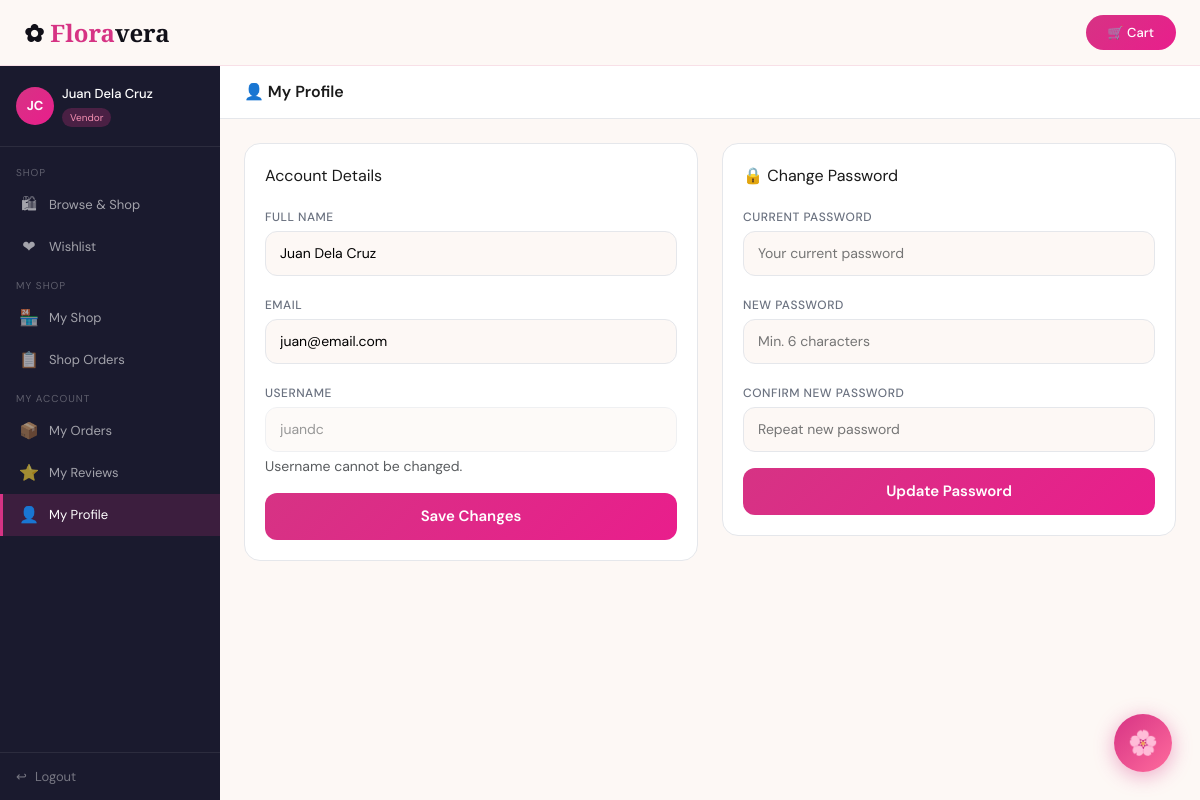
The app's page /customer/profile.php (signed in) with its own data.
### tables this page shows
CREATE TABLE `users` (
  `id` int(11) NOT NULL,
  `fullname` varchar(100) NOT NULL,
  `email` varchar(150) NOT NULL,
  `username` varchar(80) NOT NULL,
  `password` varchar(255) NOT NULL,
  `role` enum('admin','seller','customer') NOT NULL DEFAULT 'customer',
  `created_at` timestamp NOT NULL DEFAULT current_timestamp()
);

### customer/profile.php (the view, shortened to what this page needs)
<?php
include '../dbconnect.php';
$uid=(int)$_SESSION['user_id'];
$user=$conn->query("SELECT * FROM users WHERE id=$uid")->fetch_assoc();
?>
<!DOCTYPE html>
<html lang="en">
<head>
<link href="https://cdn.jsdelivr.net/npm/bootstrap@5.3.0/dist/css/bootstrap.min.css" rel="stylesheet">
<link href="../style.css" rel="stylesheet">
</head>
<body>
<nav class="fv-navbar navbar fixed-top px-4 d-flex align-items-center justify-content-between">
  <a class="fv-logo" href="../index.php">✿ <span>Flora</span>vera</a>
  <a href="cart.php" class="btn-fv-fill btn-sm" style="text-decoration:none">🛒 Cart</a>
</nav>
<div class="fv-dash-wrap">
  <?php include 'partials/sidebar.php'; ?>
  <div class="fv-main">
    <div class="fv-topbar"><div class="fv-topbar-title">👤 My Profile</div></div>
    <div class="fv-dash-content">
      <div class="row g-4">
        <div class="col-lg-6">
          <div class="fv-card mb-4">
            <div class="fw-600 mb-3">Account Details</div>
            <form method="POST">
              <div class="mb-3">
                <label class="fv-label">Full Name</label>
                <input type="text" name="fullname" class="fv-input" value="<?= htmlspecialchars($user['fullname']) ?>" required>
              </div>
              <div class="mb-3">
                <label class="fv-label">Email</label>
                <input type="email" name="email" class="fv-input" value="<?= htmlspecialchars($user['email']) ?>" required>
              </div>
              <div class="mb-3">
                <label class="fv-label">Username</label>
                <input type="text" class="fv-input" value="<?= htmlspecialchars($user['username']) ?>" disabled style="opacity:.6">
                <div class="text-muted small mt-1">Username cannot be changed.</div>
              </div>
              <button type="submit" name="update_profile" class="btn-fv-auth">Save Changes</button>
            </form>
          </div>
        </div>
        <div class="col-lg-6">
          <div class="fv-card">
            <div class="fw-600 mb-3">🔒 Change Password</div>
            <form method="POST">
              <div class="mb-3">
                <label class="fv-label">Current Password</label>
                <input type="password" name="current_password" class="fv-input" placeholder="Your current password" required>
              </div>
              <div class="mb-3">
                <label class="fv-label">New Password</label>
                <input type="password" name="new_password" class="fv-input" placeholder="Min. 6 characters" required>
              </div>
              <div class="mb-3">
                <label class="fv-label">Confirm New Password</label>
                <input type="password" name="confirm_password" class="fv-input" placeholder="Repeat new password" required>
              </div>
              <button type="submit" name="change_password" class="btn-fv-auth">Update Password</button>
            </form>
          </div>
        </div>
      </div>
    </div>
  </div>
</div>
<?php include __DIR__.'/partials/chatbot_widget.php'; ?>
</body></html>

### style.css (style rules this page uses)
:root { --fv-pink: #d63384; --fv-pink2: #e91e8c; --fv-pink-light: #fce4ef; --fv-pink-mid: #f48fb1; --fv-dark: #111018; --fv-dark2: #1a1a2e; --fv-cream: #fdf8f5; --fv-cream2: #f5ede8; --fv-muted: #6b7280; --fv-border: #e5e7eb; --sidebar-w: 220px; }
body { font-family: 'DM Sans', sans-serif; background: var(--fv-cream); color: #1a1a1a; }
.fv-navbar { background: rgba(253,248,245,0.95); backdrop-filter: blur(12px); border-bottom: 0.5px solid rgba(214,51,132,0.12); height: 66px; }
.fv-logo { font-family: 'Cormorant Garamond', serif; font-size: 24px; font-weight: 700; color: var(--fv-dark) !important; text-decoration: none; }
.fv-logo span { color: var(--fv-pink); }
.btn-fv-fill { background: linear-gradient(135deg, var(--fv-pink), var(--fv-pink2)); color: #fff !important; border: none; border-radius: 30px; font-weight: 500; padding: 8px 22px; font-size: 13px; transition: all .2s; }
.fv-input { width: 100%; padding: 11px 14px; border: 1px solid var(--fv-border); border-radius: 12px; font-size: 14px; font-family: 'DM Sans', sans-serif; outline: none; background: var(--fv-cream); transition: border-color .2s; }
.fv-label { font-size: 12px; font-weight: 500; color: var(--fv-muted); text-transform: uppercase; letter-spacing: .5px; margin-bottom: 5px; }
.btn-fv-auth { width: 100%; padding: 12px; background: linear-gradient(135deg, var(--fv-pink), var(--fv-pink2)); color: #fff; border: none; border-radius: 12px; font-size: 15px; font-weight: 600; cursor: pointer; font-family: 'DM Sans', sans-serif; transition: all .2s; }
.fv-dash-wrap { display: flex; min-height: 100vh; padding-top: 66px; }
.fv-main { margin-left: var(--sidebar-w); flex: 1; background: var(--fv-cream); min-height: calc(100vh - 66px); }
.fv-topbar { background: #fff; border-bottom: .5px solid var(--fv-border); padding: 14px 24px; display: flex; align-items: center; justify-content: space-between; position: sticky; top: 66px; z-index: 20; }
.fv-topbar-title { font-size: 16px; font-weight: 600; }
.fv-dash-content { padding: 24px; }
.fv-card { background: #fff; border: .5px solid var(--fv-border); border-radius: 16px; padding: 20px; }

### records on screen
users: fullname "Juan Dela Cruz", email "juan@email.com", username "juandc"

### other values on screen
$_SESSION['fullname'] "Juan Dela Cruz"
